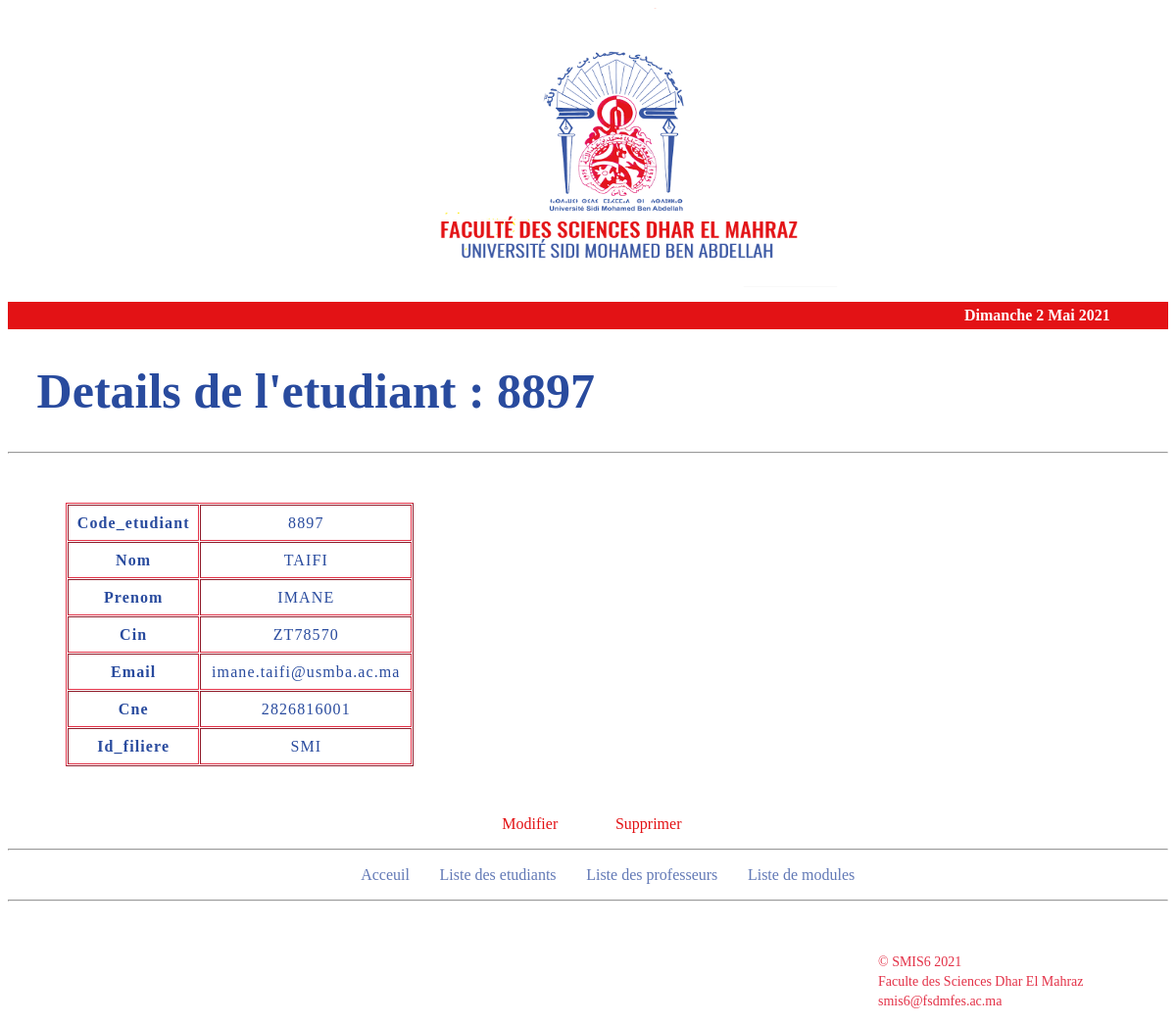
The app's page /website/html/student_details.php?codeE=8897 with its own data.
### tables this page shows
CREATE TABLE `etudiants` (
  `code_etudiant` int(6) NOT NULL,
  `nom` varchar(100) NOT NULL,
  `prenom` varchar(100) NOT NULL,
  `cin` varchar(10) NOT NULL,
  `email` varchar(100) NOT NULL,
  `cne` varchar(14) NOT NULL,
  `id_filiere` varchar(4) NOT NULL
);

### website/html/templates/data.php (called while the page is built, shortened)
<?php
require('config.php');
$sql = 'SELECT * FROM etudiants;';
$result = mysqli_query($conn,$sql);
$etudiants = [];
while($etudiant = mysqli_fetch_assoc($result)){
	$etudiants[] = $etudiant;
}
function getStudentByCode($code){
	global $etudiants;
	foreach ($etudiants as $etudiant) {
			if ($code == $etudiant['code_etudiant']) {
				return $etudiant;
			}
		}
}
?>

### website/html/student_details.php (the view, shortened to what this page needs)
<?php
if (isset($_GET['codeE'])) {
	$code = $_GET['codeE'];
}
require('templates/data.php');
$etudiant = getStudentByCode($code);
?>
<!DOCTYPE html>
<html>
<head>
	<link rel="stylesheet" type="text/css" href="../css/style.css">
</head>
<body>
<header id="mainHeader">
	<?php
		include("templates/header.php");
	 ?>
	<div id="main">
		<h1>Details de l'etudiant : <?=$code?> </h1>
	</div>
	<hr>
	<div>
	    <table border="table" cellspacing="1px" cellpadding="5px">
	    	<?php foreach ($etudiant as $key => $value) {
	    		$Key = ucfirst($key);
	    		echo "
	    			<tr>
		    			<td class = 'keys'> <strong> $Key </strong></td>
		    			<td> $value </td>
	    			</tr>
	    			 ";
	    	}
	    	?>
	    </table>
	    <div>
		    <ul>
		    	<li><a  style="color: #E31215; padding-left:18%"
		    			href="modify_student.php?codeE=<?=$code?>">Modifier</a></li>
		    	<li><a  style="color: #E31215;padding-left:4%"
		    			href="delete_student.php?codeE=<?=$code?>">Supprimer</a></li>
		    </ul>
	    </div>
	</div>
	<hr>
</header>
<?php
	include('templates/nav.php');
?>
<hr>
<?php
	include('templates/footer.php');
 ?>
</body>
</html>

### website/css/style.css (style rules this page uses)
body { background-color: #ffffff; }
h1 { color: #294B9E; text-shadow: currentColor; font-size: 50px; padding-left: 2.5%; }
li a { text-decoration: none; color: #6279B6; padding: 5px; }
ul { padding-left: 30%; }
li { display: inline; padding-right:2% }
table { margin-top: 50px; margin-bottom: 50px; margin-left:5%; margin-right:5%; text-align: center; letter-spacing: 1.1px; word-spacing: 1.6px; line-height: 25px; width: 30%; padding: 0; border-color:#E33147; }
td { color: #294B9E; }

### records on screen
etudiants: code_etudiant "8897", nom "TAIFI", prenom "IMANE", cin "ZT78570", email "imane.taifi@usmba.ac.ma", cne "2826816001", id_filiere "SMI"

### other values on screen
$ln["jour"][$jour_de_la_semaine] "Dimanche"
$jour_du_mois "2"
$ln["mois"][$mois] "Mai"
$annee "2021"
$code "8897"
$Key "Code_etudiant"
$Key "Nom"
$Key "Prenom"
$Key "Cin"
$Key "Email"
$Key "Cne"
$Key "Id_filiere"
